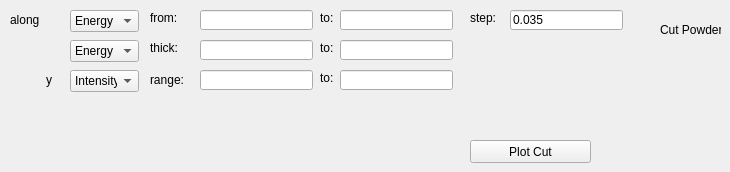
          <widget class="QWidget" name="page_9">
           <widget class="QLabel" name="label_165">
            <property name="geometry">
             <rect>
              <x>660</x>
              <y>20</y>
              <width>61</width>
              <height>20</height>
             </rect>
            </property>
            <property name="text">
             <string>Cut Powder</string>
            </property>
           </widget>
           <widget class="QLineEdit" name="lineEditPowderCutYTo">
            <property name="geometry">
             <rect>
              <x>340</x>
              <y>70</y>
              <width>113</width>
              <height>20</height>
             </rect>
            </property>
           </widget>
           <widget class="QLineEdit" name="lineEditPowderCutAlongTo">
            <property name="geometry">
             <rect>
              <x>340</x>
              <y>10</y>
              <width>113</width>
              <height>20</height>
             </rect>
            </property>
           </widget>
           <widget class="QLabel" name="label_166">
            <property name="geometry">
             <rect>
              <x>150</x>
              <y>40</y>
              <width>41</width>
              <height>16</height>
             </rect>
            </property>
            <property name="text">
             <string>thick:</string>
            </property>
           </widget>
           <widget class="QComboBox" name="comboBoxPowderCutThick">
            <property name="geometry">
             <rect>
              <x>70</x>
              <y>40</y>
              <width>69</width>
              <height>22</height>
             </rect>
            </property>
            <item>
             <property name="text">
              <string>Energy</string>
             </property>
            </item>
            <item>
             <property name="text">
              <string>|Q|</string>
             </property>
            </item>
            <item>
             <property name="text">
              <string>2Theta</string>
             </property>
            </item>
            <item>
             <property name="text">
              <string>Det Pixels</string>
             </property>
            </item>
           </widget>
           <widget class="QLabel" name="label_167">
            <property name="geometry">
             <rect>
              <x>150</x>
              <y>10</y>
              <width>41</width>
              <height>16</height>
             </rect>
            </property>
            <property name="text">
             <string>from:</string>
            </property>
           </widget>
           <widget class="QLineEdit" name="lineEditPowderCutYFrom">
            <property name="geometry">
             <rect>
              <x>200</x>
              <y>70</y>
              <width>113</width>
              <height>20</height>
             </rect>
            </property>
           </widget>
           <widget class="QLabel" name="label_168">
            <property name="geometry">
             <rect>
              <x>320</x>
              <y>10</y>
              <width>21</width>
              <height>16</height>
             </rect>
            </property>
            <property name="text">
             <string>to:</string>
            </property>
           </widget>
           <widget class="QLineEdit" name="lineEditPowderCutAlongStep">
            <property name="geometry">
             <rect>
              <x>510</x>
              <y>10</y>
              <width>113</width>
              <height>20</height>
             </rect>
            </property>
            <property name="text">
             <string>0.035</string>
            </property>
           </widget>
           <widget class="QLabel" name="label_169">
            <property name="geometry">
             <rect>
              <x>470</x>
              <y>10</y>
              <width>41</width>
              <height>16</height>
             </rect>
            </property>
            <property name="text">
             <string>step:</string>
            </property>
           </widget>
           <widget class="QLabel" name="label_170">
            <property name="geometry">
             <rect>
              <x>320</x>
              <y>40</y>
              <width>21</width>
              <height>16</height>
             </rect>
            </property>
            <property name="text">
             <string>to:</string>
            </property>
           </widget>
           <widget class="QPushButton" name="pushButtonPowderCutPlot">
            <property name="geometry">
             <rect>
              <x>470</x>
              <y>140</y>
              <width>121</width>
              <height>23</height>
             </rect>
            </property>
            <property name="text">
             <string>Plot Cut</string>
            </property>
           </widget>
           <widget class="QLineEdit" name="lineEditPowderCutAlongFrom">
            <property name="geometry">
             <rect>
              <x>200</x>
              <y>10</y>
              <width>113</width>
              <height>20</height>
             </rect>
            </property>
           </widget>
           <widget class="QLineEdit" name="lineEditPowderCutThickFrom">
            <property name="geometry">
             <rect>
              <x>200</x>
              <y>40</y>
              <width>113</width>
              <height>20</height>
             </rect>
            </property>
           </widget>
           <widget class="QLabel" name="label_171">
            <property name="geometry">
             <rect>
              <x>10</x>
              <y>10</y>
              <width>51</width>
              <height>20</height>
             </rect>
            </property>
            <property name="text">
             <string>along</string>
            </property>
           </widget>
           <widget class="QComboBox" name="comboBoxPowderCutAlong">
            <property name="geometry">
             <rect>
              <x>70</x>
              <y>10</y>
              <width>69</width>
              <height>22</height>
             </rect>
            </property>
            <item>
             <property name="text">
              <string>Energy</string>
             </property>
            </item>
            <item>
             <property name="text">
              <string>|Q|</string>
             </property>
            </item>
            <item>
             <property name="text">
              <string>2Theta</string>
             </property>
            </item>
            <item>
             <property name="text">
              <string>Det Pixels</string>
             </property>
            </item>
           </widget>
           <widget class="QLabel" name="label_172">
            <property name="geometry">
             <rect>
              <x>46</x>
              <y>70</y>
              <width>21</width>
              <height>20</height>
             </rect>
            </property>
            <property name="text">
             <string>y</string>
            </property>
           </widget>
           <widget class="QLabel" name="label_173">
            <property name="geometry">
             <rect>
              <x>150</x>
              <y>70</y>
              <width>51</width>
              <height>20</height>
             </rect>
            </property>
            <property name="text">
             <string>range:</string>
            </property>
           </widget>
           <widget class="QLineEdit" name="lineEditPowderCutThickTo">
            <property name="geometry">
             <rect>
              <x>340</x>
              <y>40</y>
              <width>113</width>
              <height>20</height>
             </rect>
            </property>
           </widget>
           <widget class="QComboBox" name="comboBoxPowderCutY">
            <property name="geometry">
             <rect>
              <x>70</x>
              <y>70</y>
              <width>69</width>
              <height>22</height>
             </rect>
            </property>
            <item>
             <property name="text">
              <string>Intensity</string>
             </property>
            </item>
            <item>
             <property name="text">
              <string>Energy</string>
             </property>
            </item>
            <item>
             <property name="text">
              <string>|Q|</string>
             </property>
            </item>
            <item>
             <property name="text">
              <string>2Theta</string>
             </property>
            </item>
            <item>
             <property name="text">
              <string>Det Pixels</string>
             </property>
            </item>
           </widget>
           <widget class="QLabel" name="label_174">
            <property name="geometry">
             <rect>
              <x>320</x>
              <y>70</y>
              <width>21</width>
              <height>16</height>
             </rect>
            </property>
            <property name="text">
             <string>to:</string>
            </property>
           </widget>
          </widget>
